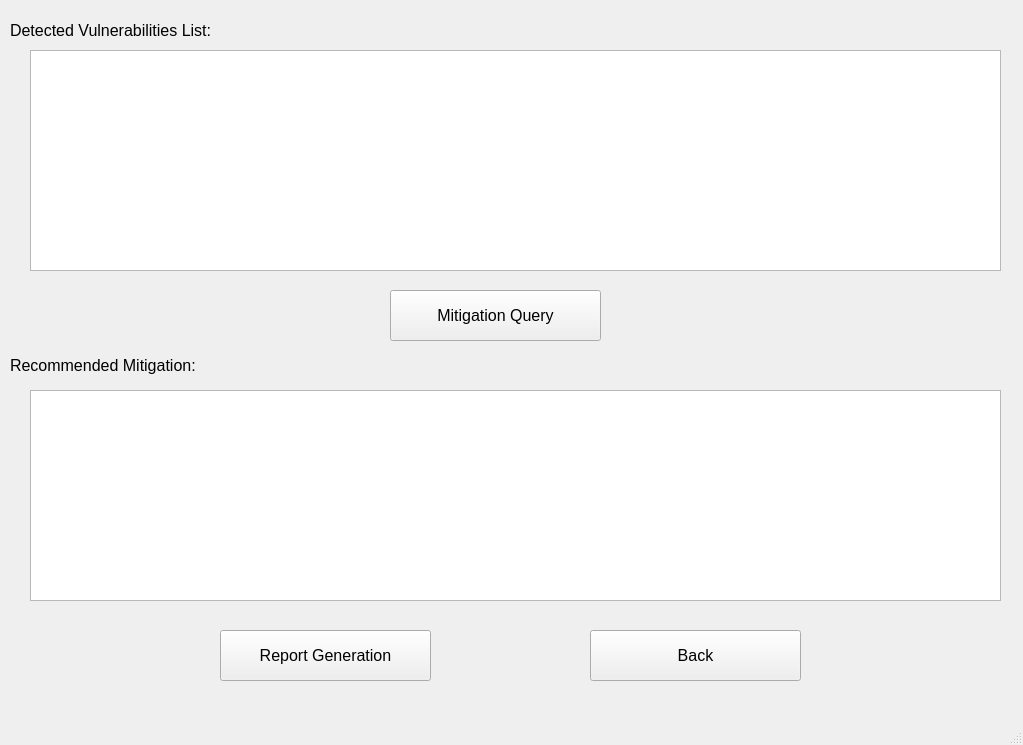
<?xml version="1.0" encoding="UTF-8"?>
<ui version="4.0">
 <class>Mitigation</class>
 <widget class="QMainWindow" name="Mitigation">
  <property name="geometry">
   <rect>
    <x>0</x>
    <y>0</y>
    <width>1023</width>
    <height>745</height>
   </rect>
  </property>
  <property name="windowTitle">
   <string>Mitigation &amp; Report Generation</string>
  </property>
  <widget class="QWidget" name="centralwidget">
   <widget class="QLabel" name="vulnerabilities_label">
    <property name="geometry">
     <rect>
      <x>10</x>
      <y>10</y>
      <width>261</width>
      <height>41</height>
     </rect>
    </property>
    <property name="font">
     <font>
      <pointsize>12</pointsize>
     </font>
    </property>
    <property name="text">
     <string>Detected Vulnerabilities List:</string>
    </property>
   </widget>
   <widget class="QListWidget" name="vulnerabilities_listWidget">
    <property name="geometry">
     <rect>
      <x>30</x>
      <y>50</y>
      <width>971</width>
      <height>221</height>
     </rect>
    </property>
    <property name="font">
     <font>
      <pointsize>12</pointsize>
     </font>
    </property>
   </widget>
   <widget class="QPushButton" name="mitigation_pushButton">
    <property name="geometry">
     <rect>
      <x>390</x>
      <y>290</y>
      <width>211</width>
      <height>51</height>
     </rect>
    </property>
    <property name="font">
     <font>
      <pointsize>12</pointsize>
     </font>
    </property>
    <property name="text">
     <string>Mitigation Query</string>
    </property>
   </widget>
   <widget class="QLabel" name="mitigation_label">
    <property name="geometry">
     <rect>
      <x>10</x>
      <y>350</y>
      <width>261</width>
      <height>31</height>
     </rect>
    </property>
    <property name="font">
     <font>
      <pointsize>12</pointsize>
     </font>
    </property>
    <property name="text">
     <string>Recommended Mitigation:</string>
    </property>
   </widget>
   <widget class="QListWidget" name="mitigation_listWidget">
    <property name="geometry">
     <rect>
      <x>30</x>
      <y>390</y>
      <width>971</width>
      <height>211</height>
     </rect>
    </property>
    <property name="font">
     <font>
      <pointsize>12</pointsize>
     </font>
    </property>
   </widget>
   <widget class="QPushButton" name="report_pushButton">
    <property name="geometry">
     <rect>
      <x>220</x>
      <y>630</y>
      <width>211</width>
      <height>51</height>
     </rect>
    </property>
    <property name="font">
     <font>
      <pointsize>12</pointsize>
     </font>
    </property>
    <property name="text">
     <string>Report Generation</string>
    </property>
   </widget>
   <widget class="QPushButton" name="back_pushButton">
    <property name="geometry">
     <rect>
      <x>590</x>
      <y>630</y>
      <width>211</width>
      <height>51</height>
     </rect>
    </property>
    <property name="font">
     <font>
      <pointsize>12</pointsize>
     </font>
    </property>
    <property name="text">
     <string>Back</string>
    </property>
   </widget>
  </widget>
  <widget class="QMenuBar" name="menubar">
   <property name="geometry">
    <rect>
     <x>0</x>
     <y>0</y>
     <width>1023</width>
     <height>26</height>
    </rect>
   </property>
  </widget>
  <widget class="QStatusBar" name="statusbar"/>
 </widget>
 <resources/>
 <connections/>
</ui>
